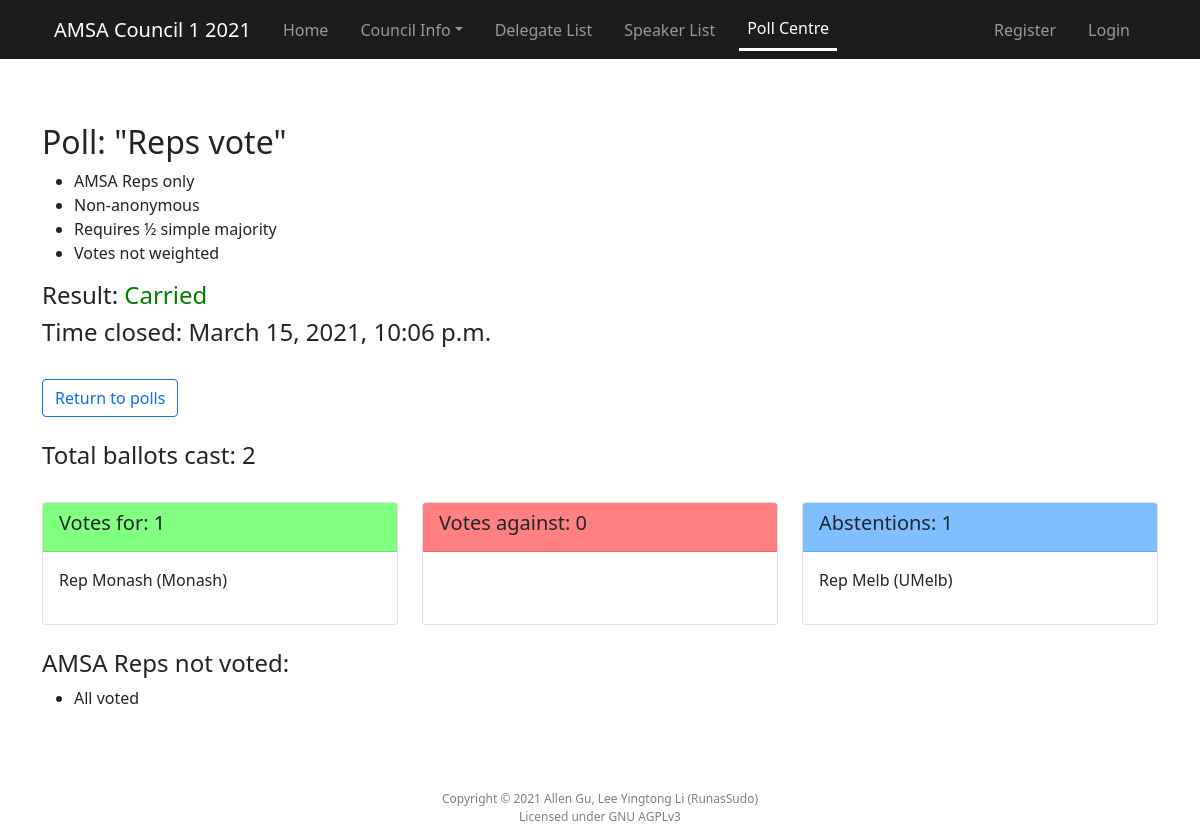
The app's page /poll/14/ with its own data.
### councilApp/models.py (models this page shows, shortened)
class Poll(models.Model):
    id = models.AutoField(primary_key=True)
    title = models.CharField(max_length=500, null=True)
    yesVotes = models.IntegerField(default=0)
    noVotes = models.IntegerField(default=0)
    abstainVotes = models.IntegerField(default=0)
    startTime = models.DateTimeField(auto_now_add=True, null=True)
    endTime = models.DateTimeField(null=True)
    active = models.BooleanField(default=False)
    anonymous = models.BooleanField(default=False)
    repsOnly = models.BooleanField(default=False)
    weighted = models.BooleanField(default=False)
    supermajority = models.BooleanField(default=False) #False for simple, True for super
    outcome = models.IntegerField(default=0) # 0 for no result, 1 for pass, 2 for fail, 3 for chair's call
    class Meta:
        db_table = 'Poll'

class Vote(models.Model):
    id = models.AutoField(primary_key=True)
    poll = models.ForeignKey(Poll, models.CASCADE)
    voter = models.ForeignKey(Delegate, models.CASCADE, related_name='Vote_voter')
    proxy = models.ForeignKey(Proxy, models.CASCADE, null=True)
    vote = models.IntegerField(default=0) # 0 for abstain, 1 for Yes, 2 for No
    voteWeight = models.IntegerField(default=1)
    voteTime = models.DateTimeField(auto_now_add=True, null=True)
    class Meta:
        db_table = 'Vote'

class Delegate(models.Model):
    id = models.AutoField(primary_key=True)
    authClone = models.OneToOneField(User, models.PROTECT, db_column='authClone', null=True)
    name = models.CharField(max_length=100, null=True)
    email = models.EmailField(max_length=254, null=True, blank=True, unique=True)
    rep = models.BooleanField(default=False)
    superadmin = models.BooleanField(default=False)
    institution = models.ForeignKey(Institution, models.CASCADE, null=True)
    role = models.CharField(max_length=200, null=True)
    speakerNum = models.IntegerField(default=0)
    pronouns = models.CharField(max_length=100, null=True)
    first_time = models.BooleanField(default=False)
    class Meta:
        db_table = 'Delegate'

class Institution(models.Model):
    id = models.AutoField(primary_key=True)
    name = models.CharField(max_length=100, null=True)
    shortName = models.CharField(max_length=100, null=True)
    state = models.CharField(max_length=100, null=True)
    votesWeight = models.IntegerField(default=1)
    class Meta:
        db_table = 'Institution'

### councilApp/views.py (the view)
# urls.py: path('poll/<int:pollId>/', views.pollInfo),
def pollInfo(request, pollId):
    try:
        poll = Poll.objects.filter(id = pollId)[0]
    except:
        raise Http404()
    allVotes = Vote.objects.filter(poll=poll)
    pollResults = calculateResults(poll)
    superadmin = True if request.user.is_authenticated and request.user.delegate.superadmin else False
    yetToVote = []
    if poll.repsOnly:
        allInstitutions = Institution.objects.exclude(name="N/A")
        for institution in allInstitutions:
            if len([i for i in allVotes if i.voter.institution == institution]) == 0:
                yetToVote.append(institution)
    return render(request, 'councilApp/pollInfo.html', {'poll':poll, 'superadmin':superadmin, 'allVotes':allVotes, 'pollResults':pollResults,
        'sumResults':sum(pollResults[1:3]), 'yetToVote':yetToVote, 'active_tab':'poll'})

### councilApp/utils.py (called while the page is built)
def calculateResults(poll):
    votesInPoll = Vote.objects.filter(poll = poll)
    yesVotes = sum([i.voteWeight for i in votesInPoll if i.vote == 1])
    noVotes = sum([i.voteWeight for i in votesInPoll if i.vote == 2])
    abstainVotes = sum([i.voteWeight for i in votesInPoll if i.vote == 0])
    return (abstainVotes, yesVotes, noVotes)

### pyplenary/context_processors.py (called while the page is built)
def pyplenary_settings(request):
    return {
    	'NAVBAR_NAME': settings.PYPLENARY_NAVBAR_NAME,
        'SITE_NAME': settings.PYPLENARY_SITE_NAME,
        'SITE_TAGLINE': settings.PYPLENARY_SITE_TAGLINE
    }

### councilApp/templates/councilApp/pollInfo.html (shortened to what this page needs)
{% extends 'councilApp/base.html' %}
{% block content %}
<h2>Poll: "{{ poll.title }}"</h2>
<ul>
  <li>
  {% if poll.repsOnly %}
    AMSA Reps only
  {% else %}
    Voting open to all
  {% endif %}
  </li>
  <li>
    {% if poll.anonymous %}
      Anonymous voting
    {% else %}
      Non-anonymous
    {% endif %}
  </li>
  <li>
    {% if poll.supermajority %}
      Requires ⅔ supermajority
    {% else %}
      Requires ½ simple majority
    {% endif %}
  </li>
  <li>
    {% if poll.weighted %}
      Institutional-weighted votes
    {% else %}
      Votes not weighted
    {% endif %}
  </li>
</ul>
{% if poll.active %}
<a href="/vote/{{poll.id}}/" class="btn btn-primary mb-2">Open poll: Vote now</a>
{% else %}
<h4>Result:
  {% if poll.outcome == 0 %}
    Not available
  {% elif poll.outcome == 1 %}
    <span style="color:green;">Carried</span>
  {% elif poll.outcome == 2 %}
    <span style="color:red;">Lost</span>
  {% elif poll.outcome == 3 %}
    <span style="color:blue;">Tied</span>
  {% endif %}
</h4>
  <h4>Time closed: {{poll.endTime}}</h4>
{% endif %}
<br>
<a href="/poll/" class="btn btn-outline-primary">Return to polls</a>
<br>
<br>
{% if not poll.active or superadmin %}
  <h4>Total ballots cast: {{ allVotes|length }}</h4>
  <br>
  <div class="row row-cols-1 row-cols-md-3 g-4">
    <div class="col">
      <div class="card h-100">
        <div class="card-header" style="background-color: #80ff80">
          <h5 class="card-title">Votes for: {% if poll.weighted and not superadmin %}Hidden{% else %}{{ pollResults.1 }}{% endif %}</h5>
        </div>
        <div class="card-body">
          {% if poll.anonymous and not superadmin%}
            <p>Names hidden</p>
          {% else %}
            {% for vote in allVotes %}
              {% if vote.vote == 1 %}
                <p>{{vote.voter.name}} ({{vote.voter.institution.shortName}})</p>
              {% endif %}
            {% endfor %}
          {% endif %}
        </div>
      </div>
    </div>
    <div class="col">
      <div class="card h-100">
        <div class="card-header" style="background-color: #ff8080">
          <h5 class="card-title">Votes against: {% if poll.weighted and not superadmin %}Hidden{% else %}{{ pollResults.2 }}{% endif %}</h5>
        </div>
        <div class="card-body">
        </div>
      </div>
    </div>
    <div class="col">
      <div class="card h-100">
        <div class="card-header" style="background-color: #80bfff">
          <h5 class="card-title">Abstentions: {% if poll.weighted and not superadmin %}Hidden{% else %}{{ pollResults.0 }}{% endif %}</h5>
        </div>
        <div class="card-body">
          {% if poll.anonymous and not superadmin %}
            <p>Names hidden</p>
          {% else %}
            {% for vote in allVotes %}
              {% if vote.vote == 0 %}
                <p>{{vote.voter.name}} ({{vote.voter.institution.shortName}})</p>
              {% endif %}
            {% endfor %}
          {% endif %}
        </div>
      </div>
    </div>
  </div>
  {% if poll.repsOnly%}
    <br>
    <h4>AMSA Reps not voted:</h4>
    <ul>
      {% if yetToVote|length == 0%}
        <li>All voted</li>
      {% else %}
        {% for uni in yetToVote %}
          <li>{{uni}}</li>
        {% endfor %}
      {% endif %}
    </ul>
  {% endif %}
{% endif %}
{% endblock %}

### records on screen
Poll: title "Reps vote", endTime "March 15, 2021, 10:06 p.m."
Vote: voter.name "Rep Monash", voter.institution.shortName "Monash"
Vote: voter.name "Rep Melb", voter.institution.shortName "UMelb"

### other values on screen
{{ NAVBAR_NAME }} "AMSA Council 1 2021"
{{ allVotes|length }} "2"
{{ pollResults.1 }} "1"
{{ pollResults.2 }} "0"
{{ pollResults.0 }} "1"
